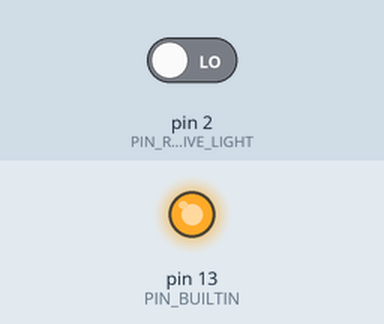
The sketch below on a simulated Arduino Uno, built with avr-gcc and run on an emulated ATmega328P. On the bench: output pins drawn as LEDs (lit = HIGH). The test bench sets the inputs (shaded band); at power-on: pin 2 (PIN_REFLECTIVE_LIGHT) LOW. What the sketch prints to the serial monitor is not drawn.

Above: at 0.01 s.
At 0.6 s:
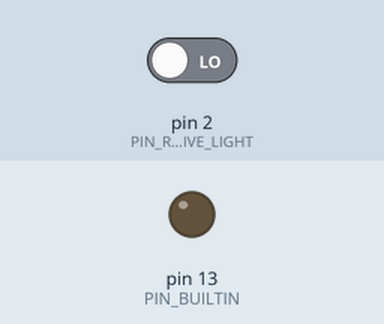
Timing chart, 0 to 2.1 s (numbered marks = the images above):
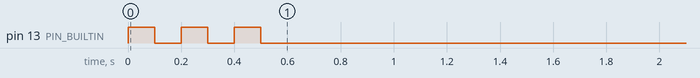

The sketch:

capteur_reflexion.ino
```cpp
/*
  Light Reflexion

  Plug Infrared Reflective Component in D2 port
*/
#define PIN_REFLECTIVE_LIGHT 2
#define PIN_BUILTIN LED_BUILTIN


void setup() {
  Serial.begin(9600);
  Serial.println("Reflective Component setup");

  pinMode(PIN_REFLECTIVE_LIGHT, INPUT);
  pinMode(PIN_BUILTIN, OUTPUT);

  for( int i =0; i<3; i++ ) {
    digitalWrite(LED_BUILTIN, HIGH);
    delay(100);
    digitalWrite(LED_BUILTIN, LOW);
    delay(100);
  }
}

void loop() {
  int result = digitalRead(PIN_REFLECTIVE_LIGHT);
  Serial.print("Reflective Component value : ");
  Serial.println(result);

  delay(500);
}
```
